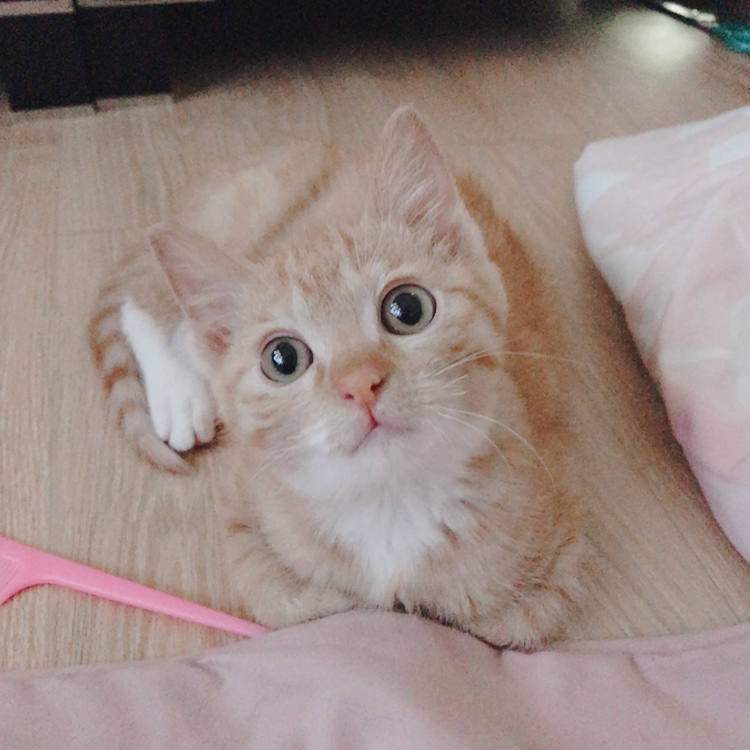
#> input picture jenny.jpeg, 750 x 750 px, found by its file name
$ python test02.py
#> lines starting #> are read from the running program, lines starting #| are printed output that depends on the picture; after the words box and inside, x2 and y2 are one past the last pixel; in counts of white or black regions, pixels touching at a corner belong together
import numpy as np
import cv2

img = cv2.imread('jenny.jpeg', cv2.IMREAD_COLOR)
#> img is the input picture: shape (750, 750, 3); mean B, G, R 131.5, 136.4, 152.7
img_gray = cv2.cvtColor(img, cv2.COLOR_BGR2GRAY)
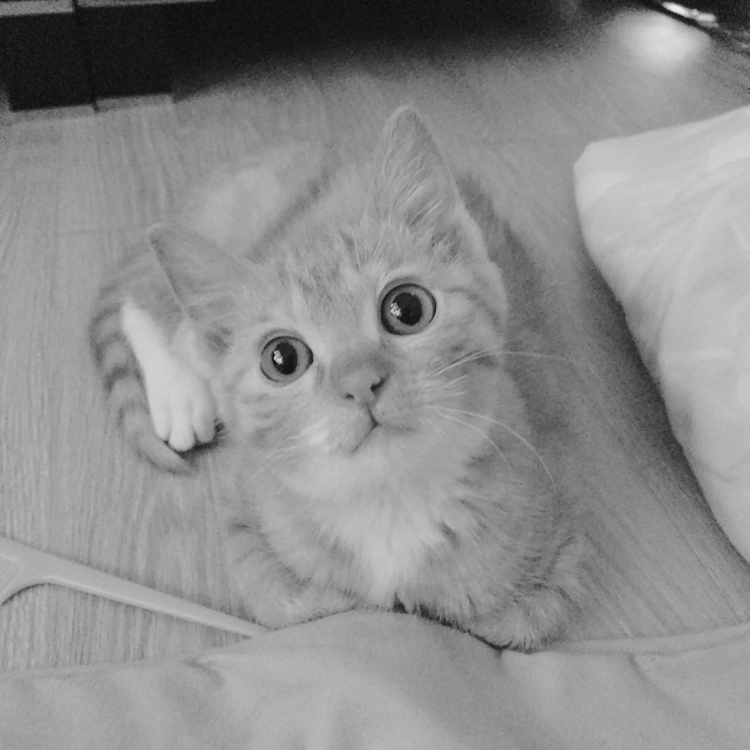
#> img_gray: shape (750, 750); min 11, max 236, mean 140.7
ret, thresh = cv2.threshold(img_gray, 127, 255, 0)
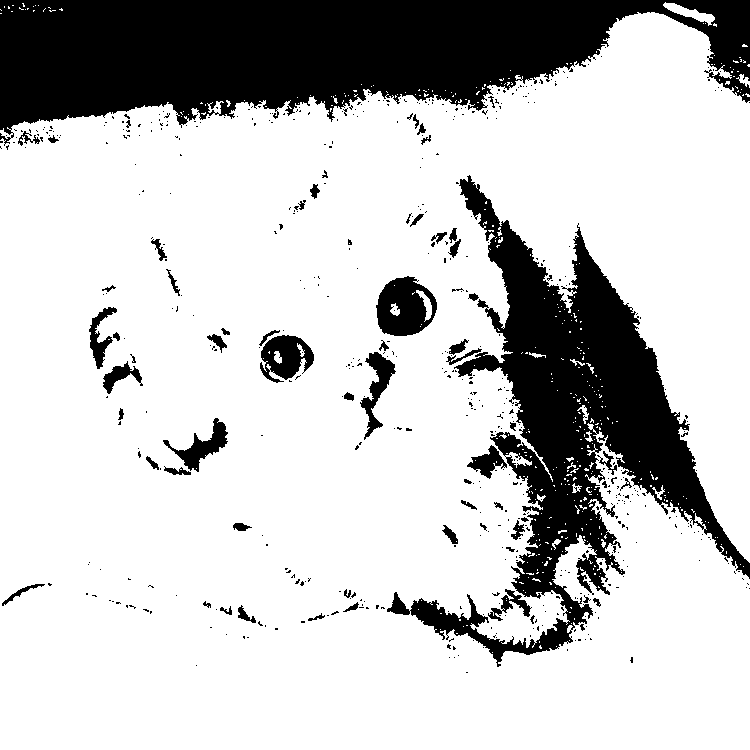
#> thresh: shape (750, 750); 77.6% white; 575 black regions (510 under 20 px)
contours, hierarchy = cv2.findContours(thresh, cv2.RETR_TREE, cv2.CHAIN_APPROX_SIMPLE)
#> contours = 1148 contours, 1047 with area under 20; largest, box (x1, y1, x2, y2) and area: (0, 12, 750, 750) 444228, (375, 275, 438, 337) 2858, (259, 334, 315, 384) 1835, (359, 351, 397, 441) 1219, (162, 417, 229, 473) 1199
cv2.drawContours(img, contours, -1, (0, 255, 0), 3)
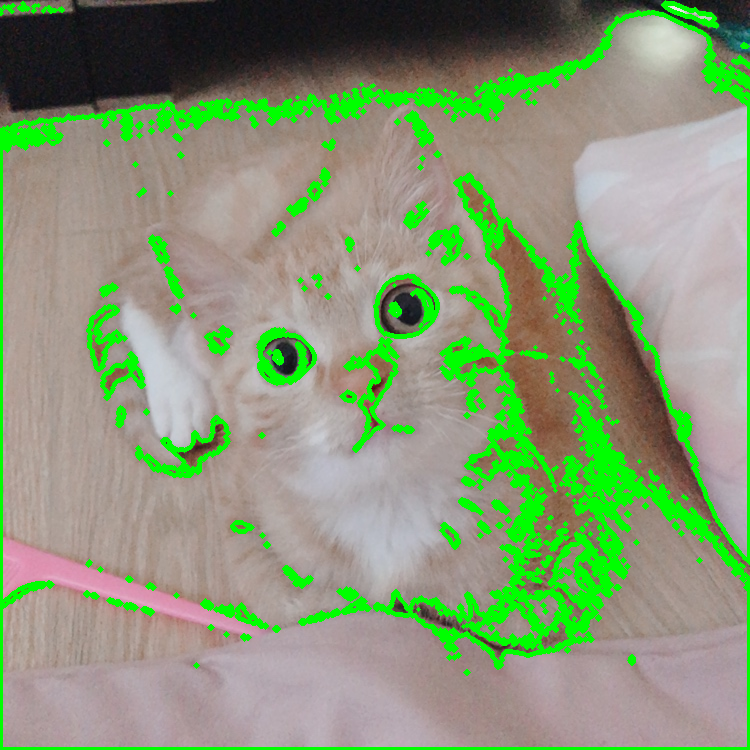
#> img: shape (750, 750, 3); 12.04% of pixels changed, all inside (x1, y1, x2, y2) = (0, 0, 750, 750)

cv2.imshow('JENNY', img)
cv2.imshow("JENNY_CONTOURS", thresh)
cv2.waitKey(0)
